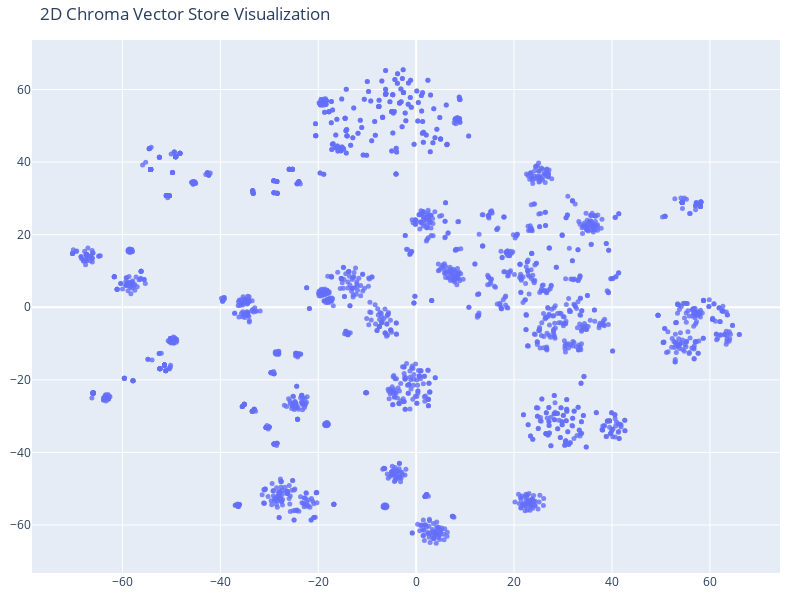

Notebook cell for this chart:
### Code cell
tsne = TSNE(n_components=2, random_state=42)
reduced_vectors = tsne.fit_transform(vector)

# Create the 2D scatter plot
fig = go.Figure(data=[go.Scatter(
    x=reduced_vectors[:, 0],
    y=reduced_vectors[:, 1],
    mode='markers',
    marker=dict(size=5, opacity=0.8),
  
)])

fig.update_layout(
    title='2D Chroma Vector Store Visualization',
    scene=dict(xaxis_title='x',yaxis_title='y'),
    width=800,
    height=600,
    margin=dict(r=20, b=10, l=10, t=40)
)

fig.show()

### Figure 1 — Plotly figure (JSON) as saved in the notebook; plotly's stock layout.template omitted (floating-point values rounded to 4 significant figures; data arrays with more than 128 entries replaced by an {"elided": "..."} marker saying what was removed)
{"data": [{"marker": {"opacity": 0.8, "size": 5}, "mode": "markers", "type": "scatter", "x": {"elided": "2195 float values"}, "y": {"elided": "2195 float values"}}], "layout": {"height": 600, "margin": {"b": 10, "l": 10, "r": 20, "t": 40}, "scene": {"xaxis": {"title": {"text": "x"}}, "yaxis": {"title": {"text": "y"}}}, "title": {"text": "2D Chroma Vector Store Visualization"}, "width": 800}}
